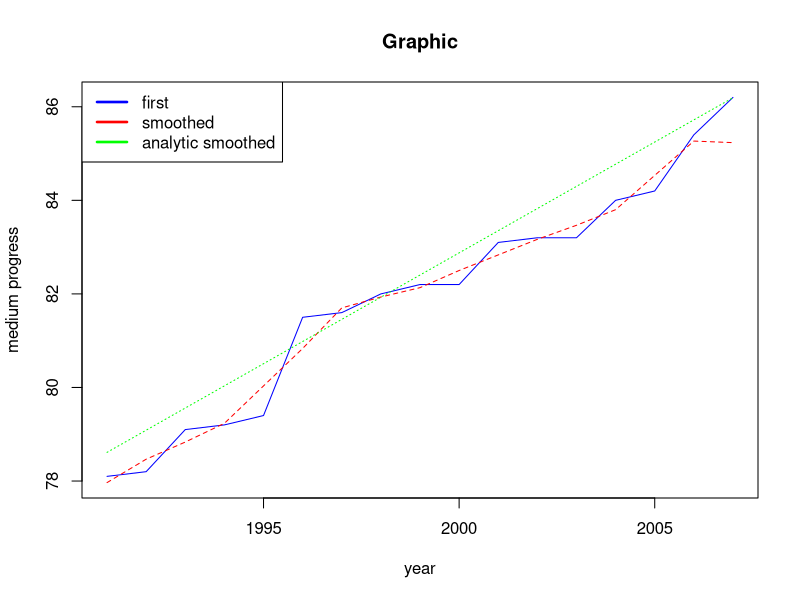

Here is the R script that generated this plot:

f<-read.table("input.txt")
colnames(f)<-c("Год", "Средняя успеваемость %")
f
mediumlevel<-mean(f[,2])
mediumlevel
result<-numeric()
for(i in 1:length(f[,2])) {
  if(f[i,2]>mediumlevel) result<-c(result, 1)
  if(f[i,2]<mediumlevel) result<-c(result, 0)
}
y<-f[,2]
result
numberofseries<-1
var<-result[1]
for(i in 2:length(result)) {
  if(result[i]!=var) {
    numberofseries<-numberofseries+1
    var<-result[i]
  }
}
numberofseries
leftpart<-as.integer((length(result)+1)/2-2*sqrt(length(result)-1)/2)
leftpart
rightpart<-as.integer((length(result)+1)/2+2*sqrt(length(result)-1)/2)
rightpart
if(leftpart<=numberofseries & numberofseries<=rightpart) {
  answer<-"Тренда нет"
} else {
  answer<-"Тренд есть"
}
answer
smoothed<-numeric()
smoothed<-c(smoothed, (5*y[1]+2*y[2]-y[3])/6)
for(i in 2:(length(f[,1])-1)) {
  smoothed<-c(smoothed, (y[i-1]+y[i]+y[i+1])/3)
}
smoothed<-c(smoothed, (5*y[length(f[,1])-1]+2*y[length(f[,1])-2]-y[length(f[,1])-3])/6)
smoothed
t<-numeric()
var<-((-1)*as.integer(length(y)/2))
as.integer(length(y)/2)
for(i in 1:length(y)) {
  t<-c(t, var)
  var<-var+1
}
f[,3]<-t
f[,4]<-t*t
f[,5]<-f[,2]*f[,3]
colnames(f)<-c("год", "успеваемость %", "t", "t^2", "y*t")
f
a0<-sum(f[,2]/length(f[,2]))
a1<-sum(f[,5])/sum(f[,4])
equation<-paste("y(t)=", a0, "+", a1, "*t")
equation
analyticsmoothed<-numeric()
for(i in 1:length(f[,2])) {
  analyticsmoothed<-c(analyticsmoothed, a0+a1*(i-as.integer(length(y)/2)))
}
ynext<-a0+a1*(max(t)+1)
ynext
fun1<-function(x) f[,2]
fun2<-function(x) smoothed
fun3<-function(x) analyticsmoothed
matplot(f[,1],cbind(fun1(x),fun2(x), fun3(x)),type="l",col=c("blue","red", "green"), xlab="year", ylab="medium progress", main="Graphic")
legend(x="topleft", y=0.92, legend=c("first", "smoothed", "analytic smoothed"), lty=c(1,1,1), lwd=c(2.5,2.5,2.5), col=c("blue", "red", "green"))